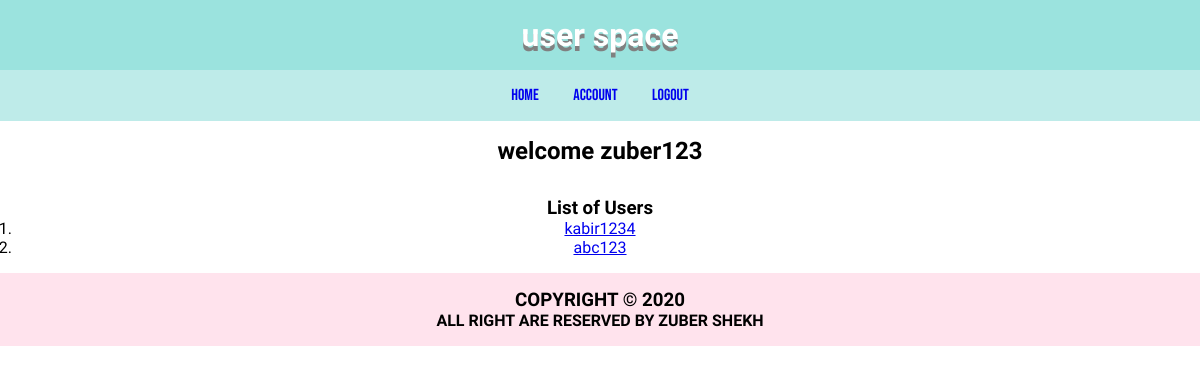
Before: /home (signed in) with the older database file.
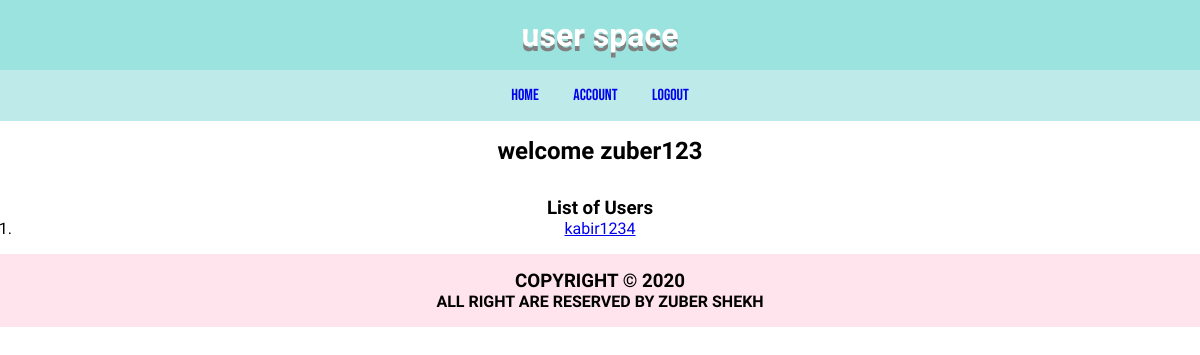
After: the same page with the newer database file.
### userspaceapp/users/models.py (models this page shows, shortened)
class User(db.Model,UserMixin):
    __tablename__='users'
    id=db.Column(db.Integer,primary_key=True)
    username=db.Column(db.String(30),unique=True,nullable=False)
    email=db.Column(db.String(30),unique=True,nullable=False)
    password=db.Column(db.String(30),nullable=False)

### userspaceapp/users/routes.py (the view)
@users.route('/home')
@login_required
def home():
    users=User.query.all()
    return render_template('home.html',users=users)

### userspaceapp/users/models.py (called while the page is built)
@login_manager.user_loader
def login_user(id):
    return User.query.get(int(id))

### userspaceapp/templates/home.html (shortened to what this page needs)
{%extends 'base.html'%}
{%block main%}
<section>
    <h2>welcome {{current_user.username}}</h2>
</section>
<section class='users-info'>
    <h3>List of Users</h3>
    <ol>
        {%for user in users%}
            {%if current_user.username!=user.username%}
                <li><a href="#">{{user.username}}</a></li>
            {%endif%}
        {%endfor%}
    </ol>
</section>
{%endblock%}

### userspaceapp/templates/base.html (shortened to what this page needs)
<!DOCTYPE html>
<html lang="en">
<head>
    <link rel="stylesheet" href="{{url_for('static',filename='css/app.css')}}">
</head>
<body>
    <header class="header">
        <h1>user space</h1>
    </header>
    <nav class="navigation">
        <ul>
            {% if current_user.is_authenticated%}
                <li><a href="{{url_for('users.home')}}">home</a></li>
                <li><a href="{{url_for('users.account')}}">account</a></li>
                <li><a href="{{url_for('users.logout')}}">logout</a></li>
            {%else%}
                <li><a href="{{url_for('main.index')}}">home</a></li>
                <li><a href="{{url_for('users.register')}}">register</a></li>
                <li><a href="{{url_for('users.login')}}">login</a></li>
            {%endif%}
        </ul>
    </nav>
    <main class="main">
        {%block main%}
        {%endblock%}
    </main>
    <footer class="footer">
        <section>
            <h3>copyright &copy; 2020</h3>
            <h4>all right are reserved by zuber shekh</h4>
        </section>
    </footer>
</body>
</html>

### userspaceapp/static/css/app.css (style rules this page uses)
* { padding: 0; margin: 0; }
:root { --header-bg:#9be3de; --header-fonts:'Sigmar One', cursive; --nav-bg:#beebe9; --nav-fonts:'Bebas Neue', cursive; --main-bg:#fffdf9; --main-fonts:'Quicksand', sans-serif; --footer-bg:#ffe3ed; }
body { color: #ffffff; font-size: 16px; }
.header { background-color: var(--header-bg); font-family: var(--header-fonts); }
.header h1 { text-align: center; padding: 1rem; text-shadow: 0 5px grey; }
.navigation { background-color: var(--nav-bg); font-family: var(--nav-fonts); }
.navigation ul { list-style-type: none; text-align: center; }
.navigation ul li { display: inline-flex; }
.navigation ul li a { text-decoration: none; padding: 1rem; }
.main { color: #000000; font-family: var(--main-fonts); }
.main h2 { text-align: center; padding: 1rem; }
.users-info { text-align: center; padding: 1rem; }
.footer { background-color: var(--footer-bg); text-align: center; font-family: var(--main-fonts); }
.footer section { color: #000000; text-transform: uppercase; padding: 1rem; font-size: 1rem; }

Changed rows visible on the page:
removed User: username "abc123"
